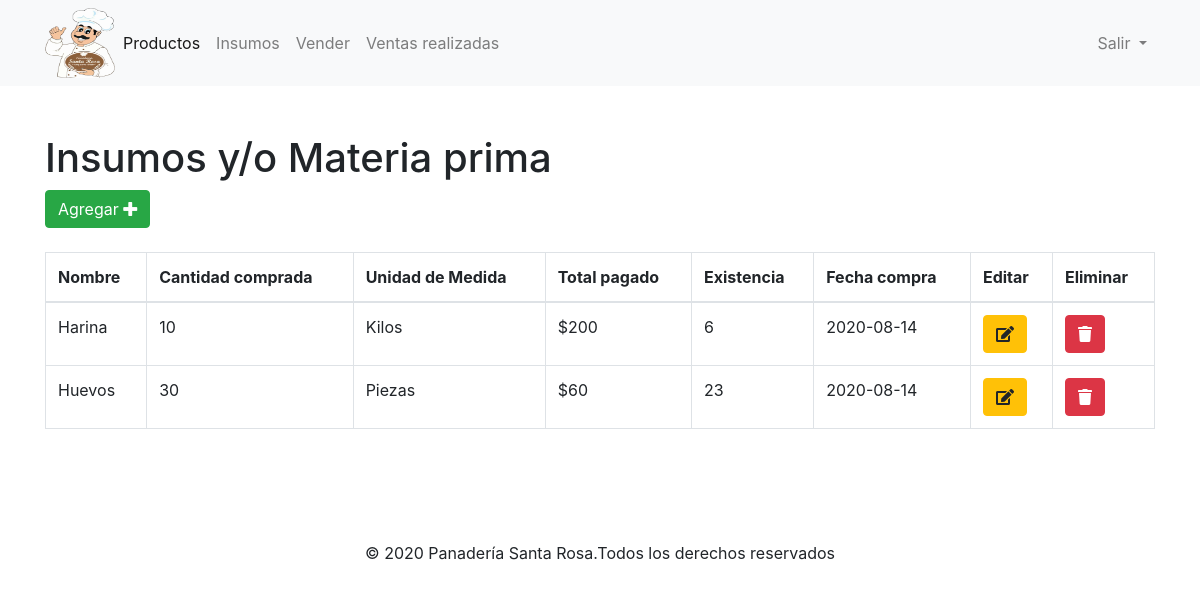
Screenshot of /insumos.php (signed in) with the database file from the repository.
### tables this page shows
CREATE TABLE `insumo` (
  `id` int(11) NOT NULL,
  `nombre_Insumo` varchar(250) NOT NULL,
  `cantidadComprada` int(11) NOT NULL,
  `unidadMedida` varchar(20) NOT NULL,
  `total_Compra` int(11) NOT NULL,
  `existencia` int(11) NOT NULL,
  `fecha_compra` date NOT NULL
);

### insumos.php (the view, shortened to what this page needs)
<?php include_once "encabezado.php" ?>
<?php
    include_once "base_de_datos.php";
    $sentencia = $base_de_datos->query("SELECT * FROM insumo;");
    $insumo = $sentencia->fetchAll(PDO::FETCH_OBJ);
    $usuario = $_SESSION['usuario'];
    if(!isset($usuario)){
        header("location: index.php");
    }else{
?>
	<div class="container py-5">
		<div class="col-xs-12">
			<h1>Insumos y/o Materia prima</h1>
			<div>
				<a class="btn btn-success" href="./formularioInsumo.php">Agregar <i class="fa fa-plus"></i></a>
			</div>
			<br>
			<table class="table table-bordered">
				<thead>
					<tr>
						<th>Nombre</th>
						<th>Cantidad comprada</th>
						<th>Unidad de Medida</th>
						<th>Total pagado</th>
						<th>Existencia</th>
                        <th>Fecha compra</th>
						<th>Editar</th>
						<th>Eliminar</th>
					</tr>
				</thead>
				<tbody>
					<?php foreach($insumo as $insumos){ ?>
					<tr>
						<td><?php echo $insumos->nombre_Insumo ?></td>
						<td><?php echo $insumos->cantidadComprada ?></td>
						<td><?php echo $insumos->unidadMedida ?></td>
						<td><?php echo "$".$insumos->total_Compra ?></td>
						<td><?php echo $insumos->existencia ?></td>
						<td><?php echo $insumos->fecha_compra ?></td>
						<td><a class="btn btn-warning" href="<?php echo "editarInsumo.php?id=" . $insumos->id?>"><i class="fa fa-edit"></i></a></td>
						<td><a class="btn btn-danger" href="<?php echo "eliminarInsumo.php?id=" . $insumos->id?>"><i class="fa fa-trash"></i></a></td>
					</tr>
					<?php } ?>
				</tbody>
			</table>
		</div>
	</div>
<?php include_once "pie.php" ?>
<?php } ?>

### rows the page displays
insumo: nombre_Insumo "Harina", cantidadComprada "10", unidadMedida "Kilos", total_Compra "200", existencia "6", fecha_compra "2020-08-14"
insumo: nombre_Insumo "Huevos", cantidadComprada "30", unidadMedida "Piezas", total_Compra "60", existencia "23", fecha_compra "2020-08-14"
